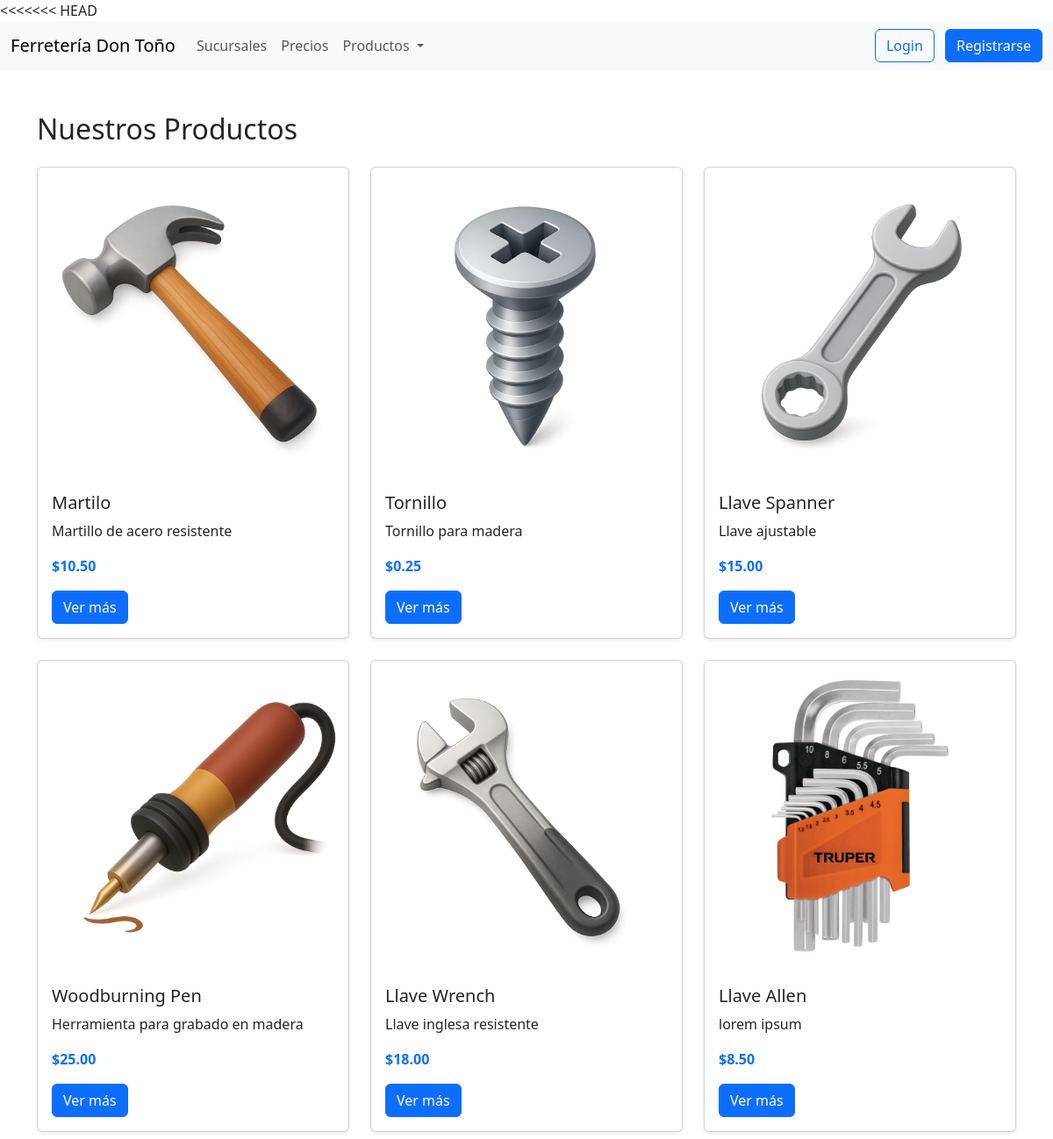
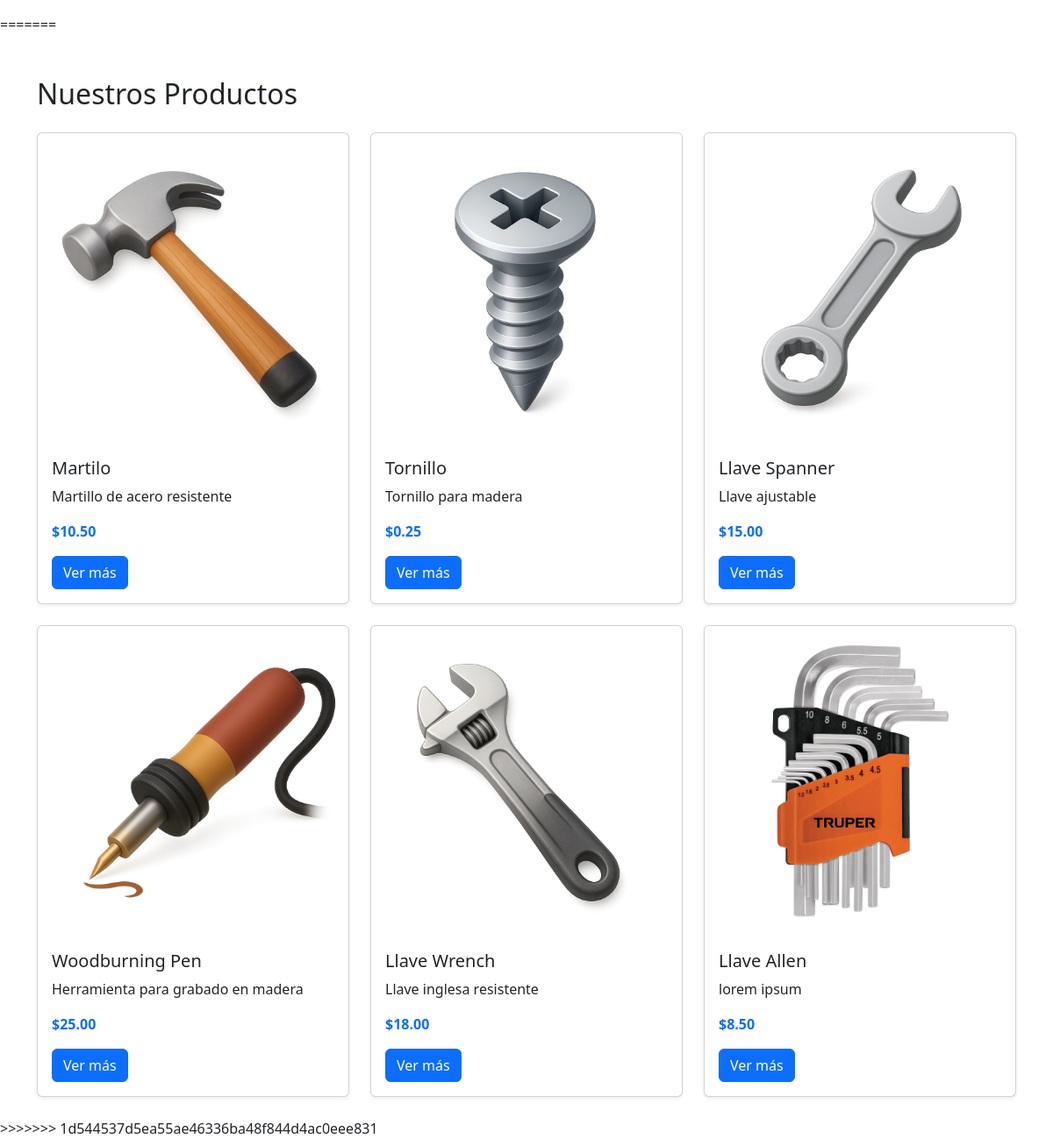
The page /productos.php on the database its author committed (2 pictures, top to bottom).
### tables this page shows
CREATE TABLE `productos` (
  `id` int(11) NOT NULL,
  `nombre` varchar(100) DEFAULT NULL,
  `descripcion` text DEFAULT NULL,
  `precio` decimal(10,2) DEFAULT NULL,
  `categoria` varchar(50) DEFAULT NULL,
  `stock` int(11) DEFAULT NULL,
  `imagen` varchar(255) DEFAULT NULL,
  `imagen2` varchar(255) DEFAULT NULL
);

### productos.php (the view, shortened to what this page needs)
<?php
include("php/conexion.php");
$sql = "SELECT * FROM productos";
$resultado = $conn->query($sql);
?>
<!DOCTYPE html>
<html lang="en">
<head>
     <link rel="stylesheet" href="Styles/style.css">
    <link rel="stylesheet" href="https://cdnjs.cloudflare.com/ajax/libs/font-awesome/7.0.1/css/all.min.css">
    <link href="https://cdn.jsdelivr.net/npm/bootstrap@5.3.8/dist/css/bootstrap.min.css" rel="stylesheet">
</head>
<body>
    <?php require_once("components/navbar.php");?>
   <div class="container mt-5">
    <h2 class="mb-4">Nuestros Productos</h2>
    <div class="row">
    <?php while($producto = $resultado->fetch_assoc()): ?>
        <div class="col-md-4 mb-4">
            <div class="card h-100 shadow-sm">
                <img src="img/productos/<?php echo $producto['imagen']; ?>" class="card-img-top h-100" alt="">
                <div class="card-body">
                    <h5 class="card-title"><?php echo $producto['nombre']; ?></h5>
                    <p class="card-text">
                        <?php echo $producto['descripcion']; ?>
                    </p>
                    <p class="fw-bold text-primary">
                        $<?php echo $producto['precio']; ?>
                    </p>
                    <a href="#" class="btn btn-primary">Ver más</a>
                </div>
            </div>
        </div>
    <?php endwhile; ?>
    </div>
</div>
</body>
<?php
include("php/conexion.php");
$sql = "SELECT * FROM productos";
$resultado = $conn->query($sql);
?>
<!DOCTYPE html>
<html lang="en">
<head>
     <link rel="stylesheet" href="Styles/style.css">
    <link rel="stylesheet" href="https://cdnjs.cloudflare.com/ajax/libs/font-awesome/7.0.1/css/all.min.css">
    <link href="https://cdn.jsdelivr.net/npm/bootstrap@5.3.8/dist/css/bootstrap.min.css" rel="stylesheet">
</head>
<body>
    <?php require_once("components/navbar.php");?>
   <div class="container mt-5">
    <h2 class="mb-4">Nuestros Productos</h2>
    <div class="row">
    <?php while($producto = $resultado->fetch_assoc()): ?>
        <div class="col-md-4 mb-4">
            <div class="card h-100 shadow-sm">
                <img src="img/productos/<?php echo $producto['imagen']; ?>" class="card-img-top h-100" alt="">
                <div class="card-body">
                    <h5 class="card-title"><?php echo $producto['nombre']; ?></h5>
                    <p class="card-text">
                        <?php echo $producto['descripcion']; ?>
                    </p>
                    <p class="fw-bold text-primary">
                        $<?php echo $producto['precio']; ?>
                    </p>
                    <a href="#" class="btn btn-primary">Ver más</a>
                </div>
            </div>
        </div>
    <?php endwhile; ?>
    </div>
</div>
</body>
</html>

### components/navbar.php (shortened to what this page needs)
<nav class="navbar navbar-expand-lg bg-body-tertiary">
        <div class="container-fluid">
            <a class="navbar-brand" href="index.php">Ferretería Don Toño</a>
            <div class="collapse navbar-collapse" id="navbarNavDropdown">
                <ul class="navbar-nav">
                    <li class="nav-item">
                        <a class="nav-link" href="sucursales.php">Sucursales</a>
                    </li>
                    <li class="nav-item">
                        <a class="nav-link" href="#">Precios</a>
                    </li>
                    <li class="nav-item dropdown">
                        <a class="nav-link dropdown-toggle" href="#" role="button" data-bs-toggle="dropdown" aria-expanded="false">
                            Productos
                        </a>
                    </li>
                </ul>
                <div class="ms-auto">
                    <?php if (isset($_SESSION['usuario_id'])): ?>
                        <div class="dropdown">
                            <a class="btn btn-outline-secondary dropdown-toggle d-flex alignitems-center" href="#" role="button" data-bs-toggle="dropdown" aria expanded="false">
                                <i class="fa-solid fa-circle-user me-2"></i>
                            <?php echo $_SESSION['nombre']; ?>
                            </a>
                            <ul class="dropdown-menu dropdown-menu-end">
                                <li>
                                    <a class="dropdown-item" href="profile.php">
                                        <i class="fa-solid fa-id-card me-2"></i> Perfil
                                    </a>
                                </li>
                                <li><hr class="dropdown-divider"></li>
                                <li>
                                    Cerrar sesión
                                    <a class="dropdown-item text-danger" href="php/logout.php">
                                        <i class="fa-solid fa-right-from-bracket me-2"></i>
                                    </a>
                                </li>
                            </ul>
                        </div>
                    <?php else: ?>
                        <a class="btn btn-outline-primary me-2" href="login.html">Login</a>
                        <a class="btn btn-primary" href="register.html">Registrarse</a>
                    <?php endif; ?>
                </div>
            </div>
        </div>
    </nav>

### style/style.css (style rules this page uses)
* { margin: 0; }

### rows shown on the page
productos: imagen (picture), nombre "Martilo", descripcion "Martillo de acero resistente", precio "10.50"
productos: imagen (picture), nombre "Tornillo", descripcion "Tornillo para madera", precio "0.25"
productos: imagen (picture), nombre "Llave Spanner", descripcion "Llave ajustable", precio "15.00"
productos: imagen (picture), nombre "Woodburning Pen", descripcion "Herramienta para grabado en madera", precio "25.00"
productos: imagen (picture), nombre "Llave Wrench", descripcion "Llave inglesa resistente", precio "18.00"
productos: imagen (picture), nombre "Llave Allen", descripcion "lorem ipsum", precio "8.50"
